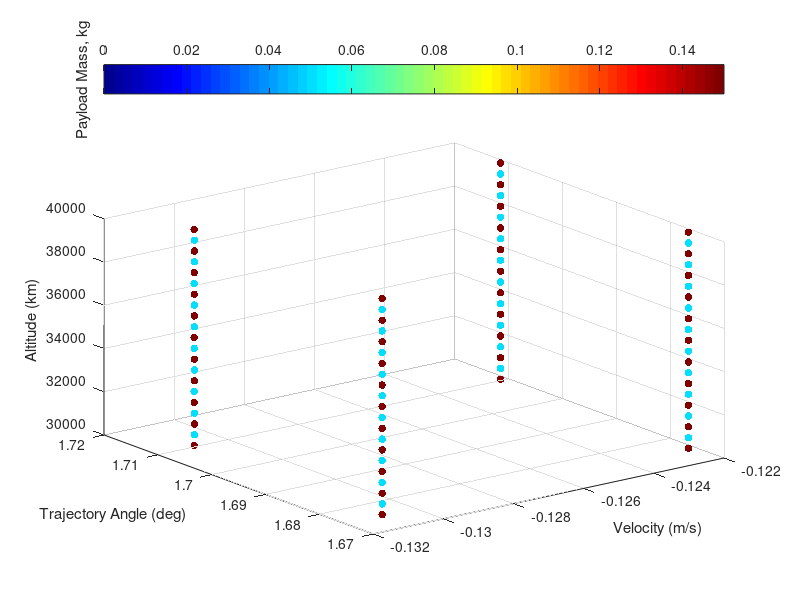

The MATLAB source for this figure: (Note: this script raises an error after producing the figure.)
% visualising third stage cost results
clear all
ThirdStageData = sortrows(dlmread('thirdstage.dat'));
Atmosphere = dlmread('atmosphere.txt');
% map = [0, 0, 0
%     0, 0, 0
%     .0, 0, 0
%     .2, 0, 0
%     .6, 0, 0.0
%     1.0, 0, 0];
% colormap(map)




colormap jet
scatter3(ThirdStageData(:,1),ThirdStageData(:,2),ThirdStageData(:,3),30,ThirdStageData(:,4), 'filled')

ylabel('Trajectory Angle (deg)')
xlabel('Velocity (m/s)')
zlabel('Altitude (km)')
c=colorbar('northoutside');
ylabel(c,'Payload Mass, kg')



[Alt,Angle,Vel,Payload] = thirdstagemanipulation('thirdstage.dat');

[meshAlt,meshAngle,meshVel] = meshgrid(Alt,Angle,Vel);

for i = 1:length(Alt)
    for j = 1:length(Angle)
        for k = 1: length(Vel)
            meshPayload(j,i,k) = interp3(meshAlt,meshAngle,meshVel,Payload,Alt(i),Angle(j),Vel(k));

        end
    end
end

figure(2)
ax1 = subplot(2,2,1);
colormap(gray)
C = contourf(meshAngle(:,:,4),meshAlt(:,:,4)/1000,meshPayload(:,:,10),13)

xlabel('Trajectory Angle (deg)')
ylabel('Altitude (km)')

title('2600 m/s')


ax2 = subplot(2,2,2);
colormap(gray)
C = contourf(meshAngle(:,:,5),meshAlt(:,:,5)/1000,meshPayload2,13)

xlabel('Trajectory Angle (deg)')
ylabel('Altitude (km)')

title('2800 m/s')

ax3 = subplot(2,2,3);
colormap(gray)
C = contourf(meshAngle(:,:,6),meshAlt(:,:,6)/1000,meshPayload3,13)

xlabel('Trajectory Angle (deg)')
ylabel('Altitude (km)')

title('3000 m/s')




ax4 = subplot(2,2,4);
colormap(gray)
C = contourf(meshAngle(:,:,6),meshAlt(:,:,6)/1000,meshPayload3,13)
c=colorbar('southoutside')
c.LimitsMode = 'manual'
c.Limits = [200 320]
xlabel('Trajectory Angle (deg)')
ylabel('Altitude (km)')
ylabel(c,'Payload Mass, kg')

set([ax1 ax2 ax3 ax4],'clim',[200 320]);


% slice(threeDMAT,[1,3,5],[],[])
% colormap hsv


% contourslice(threeDMAT,[1,3,6],[],[],10)



% getting maximum values
[max1,ind1] = max(threeDMAT,[],3);

[max2,ind2] = max(max1,[],2);

ind  = [ind1(ind2),ind2] % this really doesnt tell me much, as it wants very high altitude all the time





% plotting density


figure(4)
plot(Atmosphere(:,1)/1000,  Atmosphere(:,4)),'Color','k','LineWidth',0.8;
xlim([20,40])

xlabel('Altitude (km)')
ylabel('Density (kg/m^3)')


figure(5)

[meshAngle2,meshVel2,meshAlt2] = meshgrid(Angle,Vel,Alt);

colormap(gray)

colormap(flipud(colormap))
hx = slice(meshAngle2,meshVel2,meshAlt2./1000,threeDMAT,[],[2600:100:3000],[])

% [Xq,Yq,Zq] = meshgrid([0:.5:5],[2600:100:3000],[20000:500:40000]);
% threeDMATint = interp3(meshAngle2,meshVel2,meshAlt2,threeDMAT,Xq,Yq,Zq);
% hx = slice(Xq,Yq,Zq/1000,threeDMATint,[],[2600:100:3000],[]);

caxis([220 340]) 
c=colorbar('northoutside')
c.LimitsMode = 'manual'
c.Limits = [180 320]

set(hx, 'EdgeColor', 'none');

% set(hx, 'FaceColor', 'interp'); % use this to smooth
set(hx, 'FaceColor', 'flat');

xlabel('Trajectory Angle (deg)','FontSize',17)
ylabel('Velocity (m/s)','FontSize',17)
zlabel('Altitude (km)','FontSize',17)
ylabel(c,'Payload Mass, kg','FontSize',17)
